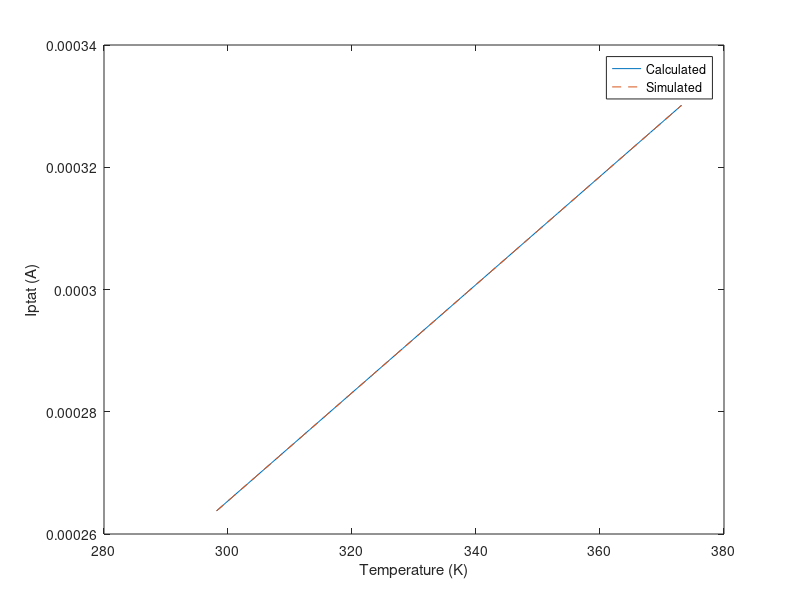

Reproduce this figure in MATLAB.
k = 1.38e-23;
q = 1.602e-19;
R = 470;
M = 3;
N = 2;
beta = 200;

ABS_ZERO = -273.15;

T = linspace(25-ABS_ZERO,100-ABS_ZERO,16);
% Iptat_calc = 0.95*k*log(0.96*N)/(q*R)*T*beta/(beta+1);
% Iptat_calc = k*T/q/R*log(M/(1 + (M+1)/beta) * N/(1 + (2*M + 1)/beta))*M/(1 + (M+1)/beta/(1 + (2*M + 1)/beta));
Iptat_calc = k*T/q/R*log(6/(1.04*1.0233))*3/(1.04*1.0233)*100/101;
Iptat_spice = [2.637726e-004 2.681961e-004 2.726196e-004 2.770431e-004 2.814666e-004 2.858901e-004 2.903136e-004 2.947371e-004 2.991606e-004 3.035842e-004 3.080080e-004 3.124315e-004 3.168552e-004 3.212792e-004 3.257035e-004 3.301283e-004];

plot(T,Iptat_calc)
hold on
plot(T, Iptat_spice, '--');
hold off
legend('Calculated', 'Simulated');
xlabel('Temperature (K)');
ylabel('Iptat (A)');